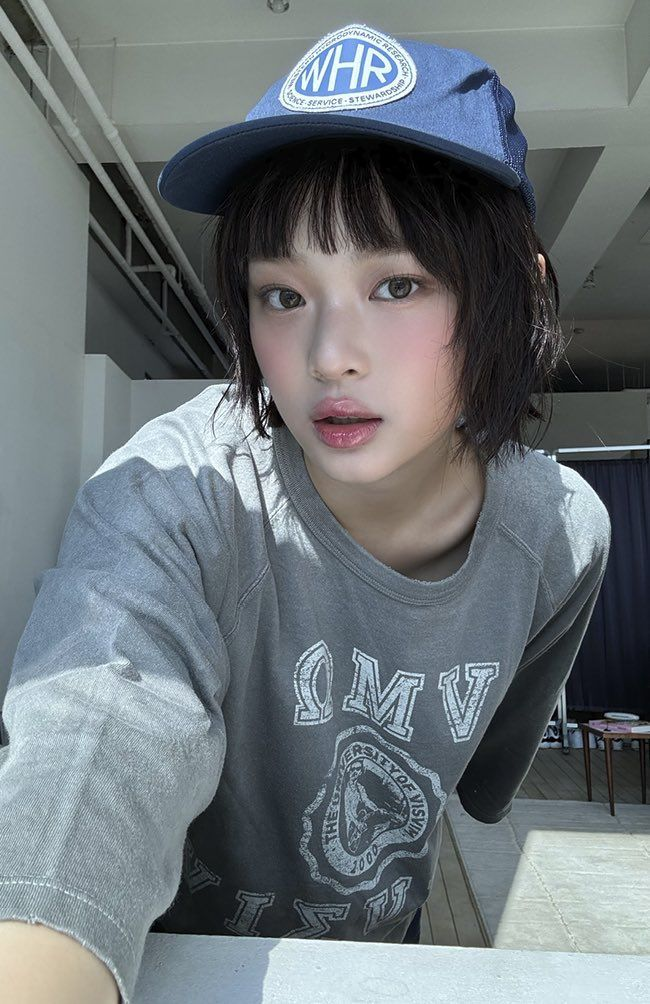
#> input picture 4A-Pantanoza-Exercise2/hanni.jpg, 650 x 1004 px, found by its file name
$ jupyter execute --allow-errors 4A_Pantanoza_Exer3.ipynb
#> lines starting #> are read from the running program, lines starting #| are printed output that depends on the picture; after the words box and inside, x2 and y2 are one past the last pixel; in counts of white or black regions, pixels touching at a corner belong together
# Download Libraries

[cell 1]
import cv2
import numpy as np
import matplotlib.pyplot as plt
from skimage.feature import hog
from skimage import exposure

# Exercise 1. Harris Corner Detection

[cell 2]
# Load and convert image to grayscale
img = cv2.imread('/content/hanni.jpg')
#> img is the input picture: shape (1004, 650, 3); mean B, G, R 120.9, 116.9, 109.4
gray = cv2.cvtColor(img, cv2.COLOR_BGR2GRAY)

# Harris Corner Detection
gray = np.float32(gray)
dst = cv2.cornerHarris(gray, 2, 3, 0.04)

# Result is dilated for marking the corners
dst = cv2.dilate(dst, None)

# Mark corners in red
img[dst > 0.01 * dst.max()] = [0, 0, 255]
#> img: shape (1004, 650, 3); 4.13% of pixels changed, all inside (x1, y1, x2, y2) = (0, 0, 650, 982)

# Display the image with corners
plt.imshow(cv2.cvtColor(img, cv2.COLOR_BGR2RGB))
plt.title('Harris Corners')
plt.show()

# Exercise 2. HOG (Histogram of Oriented Gradients) Feature Extraction

[cell 3]
# Load and convert image to grayscale
img = cv2.imread('/content/hanni.jpg')
gray = cv2.cvtColor(img, cv2.COLOR_BGR2GRAY)

# Apply HOG descriptor to extract features
features, hog_image = hog(gray, orientations=9, pixels_per_cell=(8, 8),
                          cells_per_block=(2, 2), visualize=True, channel_axis=None)

# Rescale the HOG image for better visualization
hog_image_rescaled = exposure.rescale_intensity(hog_image, in_range=(0, 10))

# Display the original image and HOG visualization
plt.figure(figsize=(10, 5))
plt.subplot(1, 2, 1)
plt.imshow(cv2.cvtColor(img, cv2.COLOR_BGR2RGB))
plt.title('Original Image')

plt.subplot(1, 2, 2)
plt.imshow(hog_image_rescaled, cmap='gray')
plt.title('HOG Visualization')
plt.show()
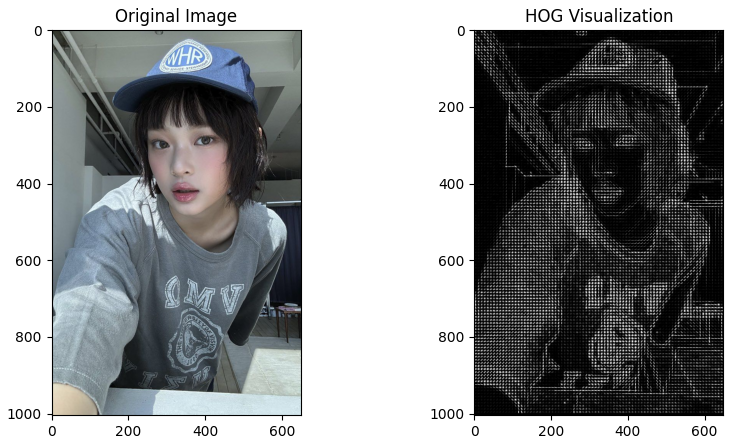
#> figure drawn by matplotlib, 2 panels

# Exercise 3. FAST Keypoint Detection

[cell 4]
# Load and convert image to grayscale
img = cv2.imread('/content/hanni.jpg')
gray = cv2.cvtColor(img, cv2.COLOR_BGR2GRAY)

# Apply FAST keypoint detector
fast = cv2.FastFeatureDetector_create()
keypoints = fast.detect(gray, None)
#> keypoints = 17800 keypoints; strongest (x, y, size): (267, 403, 7), (539, 254, 7), (576, 724, 7), (264, 407, 7)

# Draw keypoints on the image
img_with_keypoints = cv2.drawKeypoints(img, keypoints, None, color=(0, 255, 0))

# Display the image with keypoints
plt.imshow(cv2.cvtColor(img_with_keypoints, cv2.COLOR_BGR2RGB))
plt.title('FAST Keypoints')
plt.show()

# Exercise 4. Feature Matching using ORB and FLANN

[cell 5]
# Load two images
img1 = cv2.imread('/content/hanni.jpg', cv2.IMREAD_GRAYSCALE)
#> img1: shape (1004, 650); min 0, max 255, mean 115.1
img2 = cv2.imread('/content/hanni2.jpg', cv2.IMREAD_GRAYSCALE)
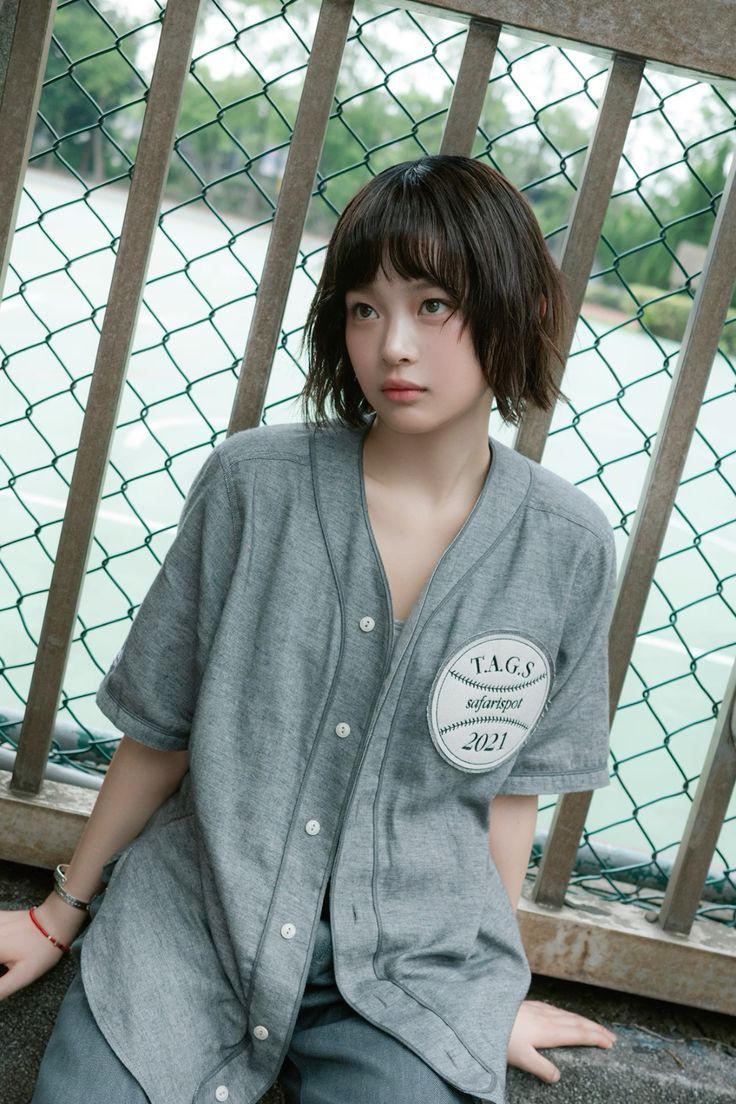
#> input picture 4A-Pantanoza-Exercise2/hanni2.jpg, 736 x 1104 px, found by its file name
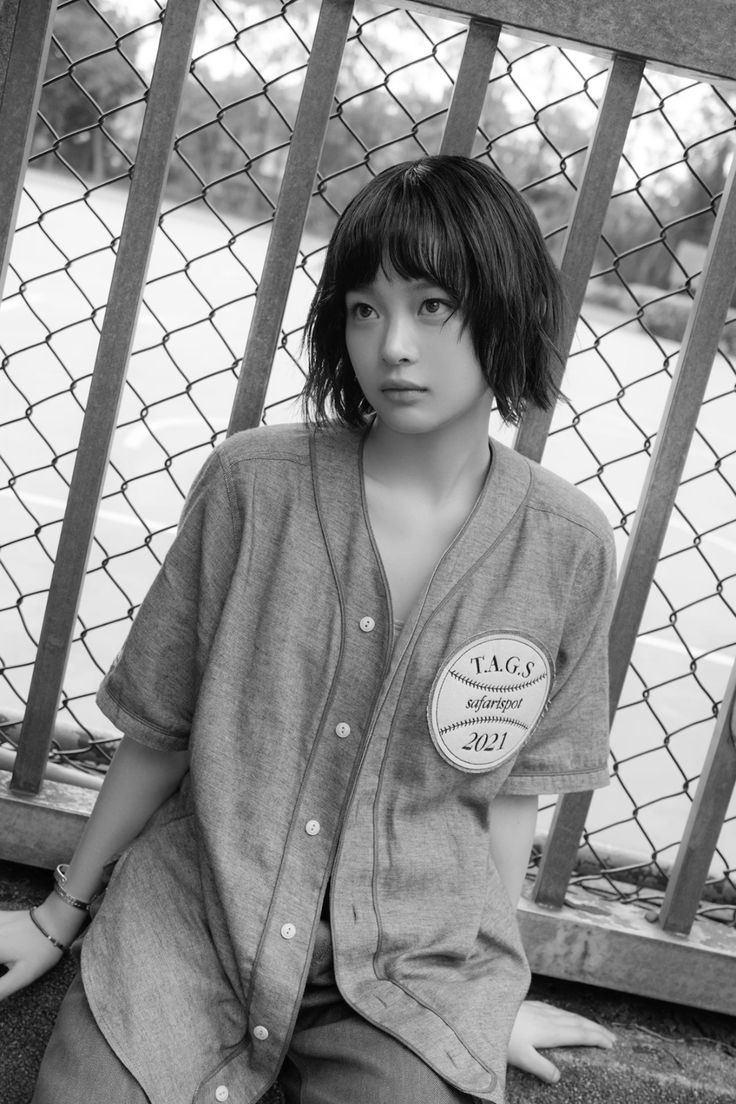
#> img2: shape (1104, 736); min 0, max 255, mean 141.9

# ORB detector
orb = cv2.ORB_create()

# Find keypoints and descriptors with ORB
keypoints1, descriptors1 = orb.detectAndCompute(img1, None)
#> keypoints1 = 500 keypoints; strongest (x, y, size): (264, 407, 31), (263, 423, 31), (539, 254, 31), (540, 254, 37.2)
keypoints2, descriptors2 = orb.detectAndCompute(img2, None)
#> keypoints2 = 500 keypoints; strongest (x, y, size): (635, 191, 31), (383, 87, 31), (383, 88, 37.2), (300, 268, 31)

# FLANN parameters
FLANN_INDEX_LSH = 6
index_params = dict(algorithm=FLANN_INDEX_LSH, table_number=6, key_size=12, multi_probe_level=1)
search_params = dict(checks=50)

# Use FLANN-based matcher
flann = cv2.FlannBasedMatcher(index_params, search_params)
matches = flann.knnMatch(descriptors1, descriptors2, k=2)
#> matches = 500 matches

# Apply ratio test to filter good matches
good_matches = []
#> (the rest of this cell did not finish here and is left out)

# Exercise 5. Image Segmentation using Watershed Algorithm

[cell 6]
# Load an image
img = cv2.imread('/content/hanni.jpg')
gray = cv2.cvtColor(img, cv2.COLOR_BGR2GRAY)

# Apply a threshold to convert the image to binary
_, binary = cv2.threshold(gray, 0, 255, cv2.THRESH_BINARY_INV + cv2.THRESH_OTSU)
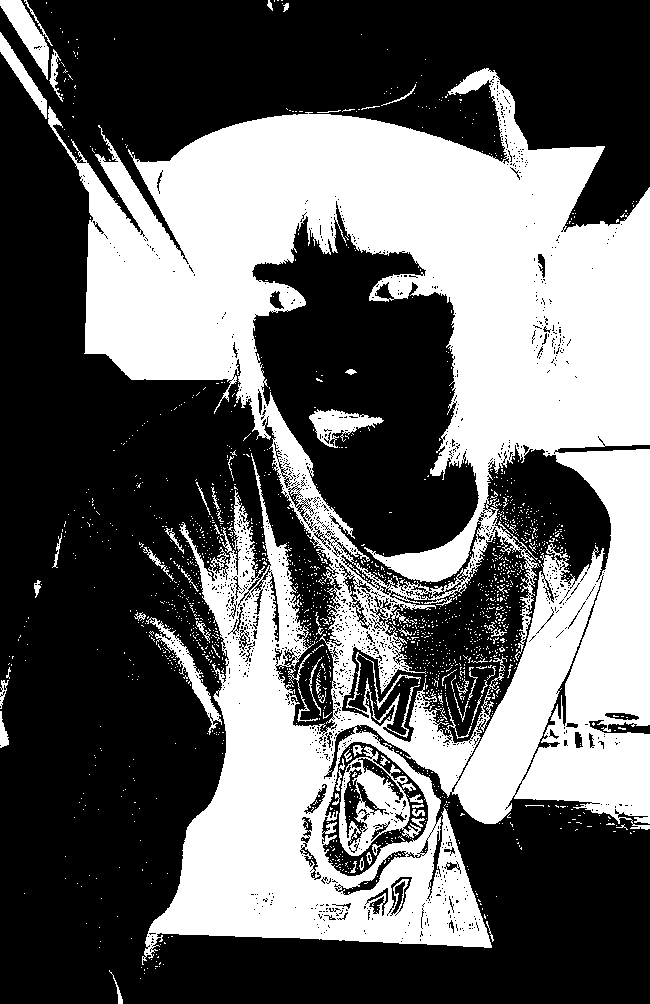
#> binary: shape (1004, 650); 39.2% white; 1741 white regions (1675 under 20 px), largest, box (x1, y1, x2, y2) and area: (48, 68, 650, 965) 240404, (339, 746, 421, 856) 3482, (0, 0, 49, 80) 1435

# Remove noise through morphological operations
kernel = np.ones((3, 3), np.uint8)
opening = cv2.morphologyEx(binary, cv2.MORPH_OPEN, kernel, iterations=2)
#> opening: shape (1004, 650); 34.1% white; 79 white regions, largest, box (x1, y1, x2, y2) and area: (77, 114, 650, 582) 121561, (149, 559, 491, 948) 44002, (454, 449, 650, 824) 38370

# Define background area
sure_bg = cv2.dilate(opening, kernel, iterations=3)
#> sure_bg: shape (1004, 650); 40.5% white; 20 white regions, largest, box (x1, y1, x2, y2) and area: (74, 66, 650, 951) 248593, (354, 768, 413, 852) 2957, (0, 0, 59, 76) 2225

# Define the foreground area
dist_transform = cv2.distanceTransform(opening, cv2.DIST_L2, 5)
_, sure_fg = cv2.threshold(dist_transform, 0.7 * dist_transform.max(), 255, 0)
#> sure_fg: shape (1004, 650) float32; 0.56% white; 4 white regions, box (x1, y1, x2, y2) and area: (623, 282, 650, 389) 1922, (393, 183, 472, 234) 770, (217, 179, 253, 214) 690, (637, 621, 650, 661) 268

# Unknown region (border)
sure_fg = np.uint8(sure_fg)
unknown = cv2.subtract(sure_bg, sure_fg)
#> unknown: shape (1004, 650); 39.9% white; 20 white regions, largest, box (x1, y1, x2, y2) and area: (74, 66, 650, 951) 244943, (354, 768, 413, 852) 2957, (0, 0, 59, 76) 2225

# Label markers for watershed
_, markers = cv2.connectedComponents(sure_fg)
#> markers: shape (1004, 650) int32; 5 distinct labels, from 0 to 4

# Add 1 to all markers to distinguish background (set it to 1)
markers = markers + 1
#> markers: shape (1004, 650) int32; 5 distinct labels, from 1 to 5

# Mark the unknown region as 0
markers[unknown == 255] = 0
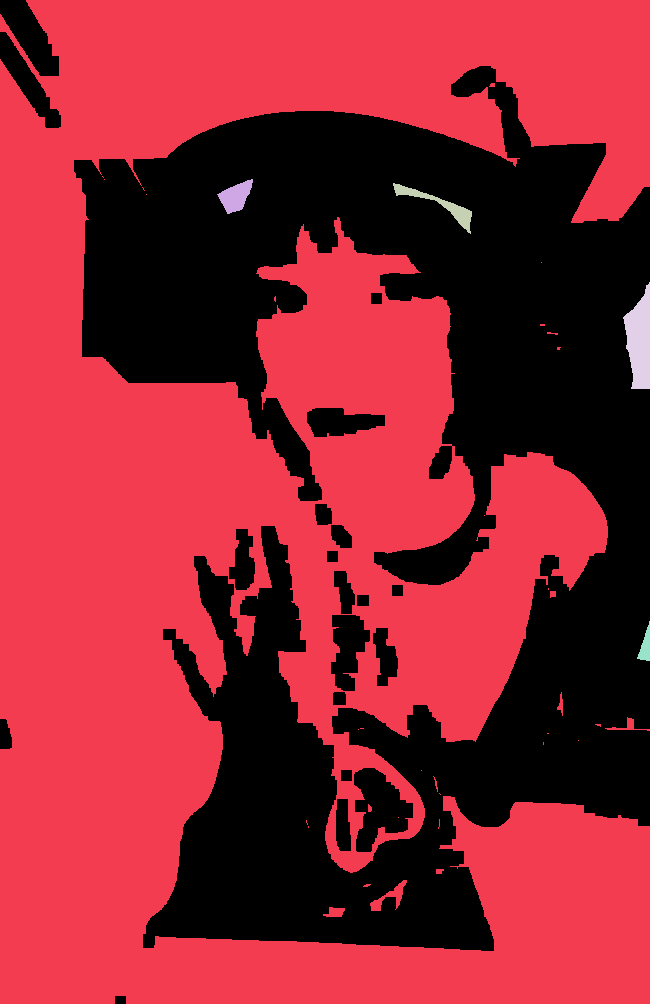
#> markers: shape (1004, 650) int32; 6 distinct labels, from 0 to 5; one colour per label, 0 black

# Apply Watershed algorithm
markers = cv2.watershed(img, markers)
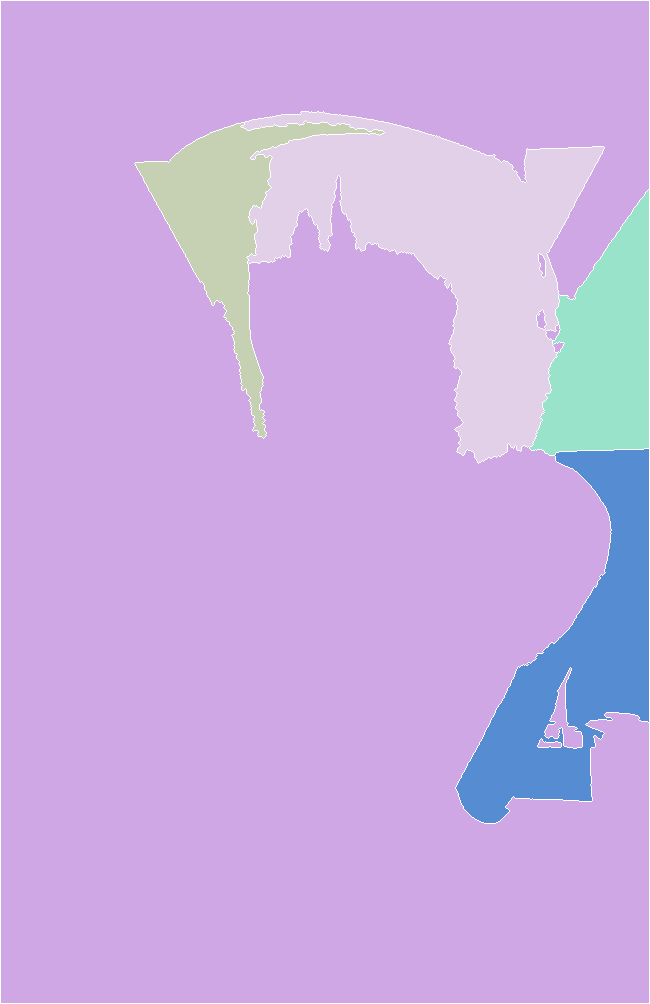
#> markers: shape (1004, 650) int32; 6 distinct labels, from -1 to 5; one colour per label, 0 black, -1 white

# Mark boundaries in red
img[markers == -1] = [255, 0, 0]
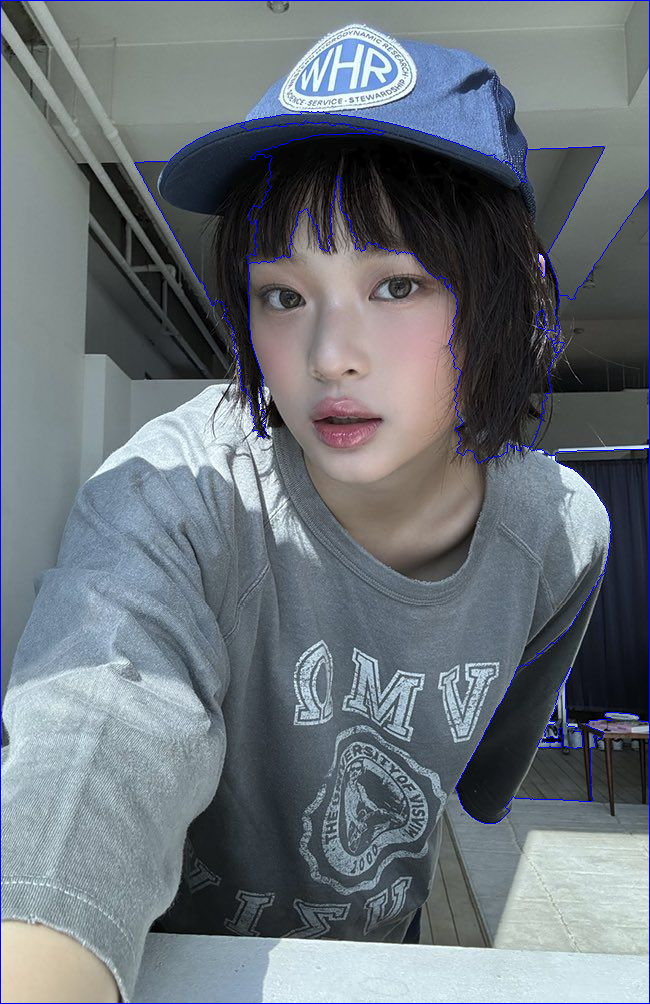
#> img: shape (1004, 650, 3); 1.1% of pixels changed, all inside (x1, y1, x2, y2) = (0, 0, 650, 1004)

# Display the segmented image
plt.figure(figsize=(10, 6))
plt.imshow(cv2.cvtColor(img, cv2.COLOR_BGR2RGB))
plt.title('Image Segmentation using Watershed Algorithm')
plt.show()
